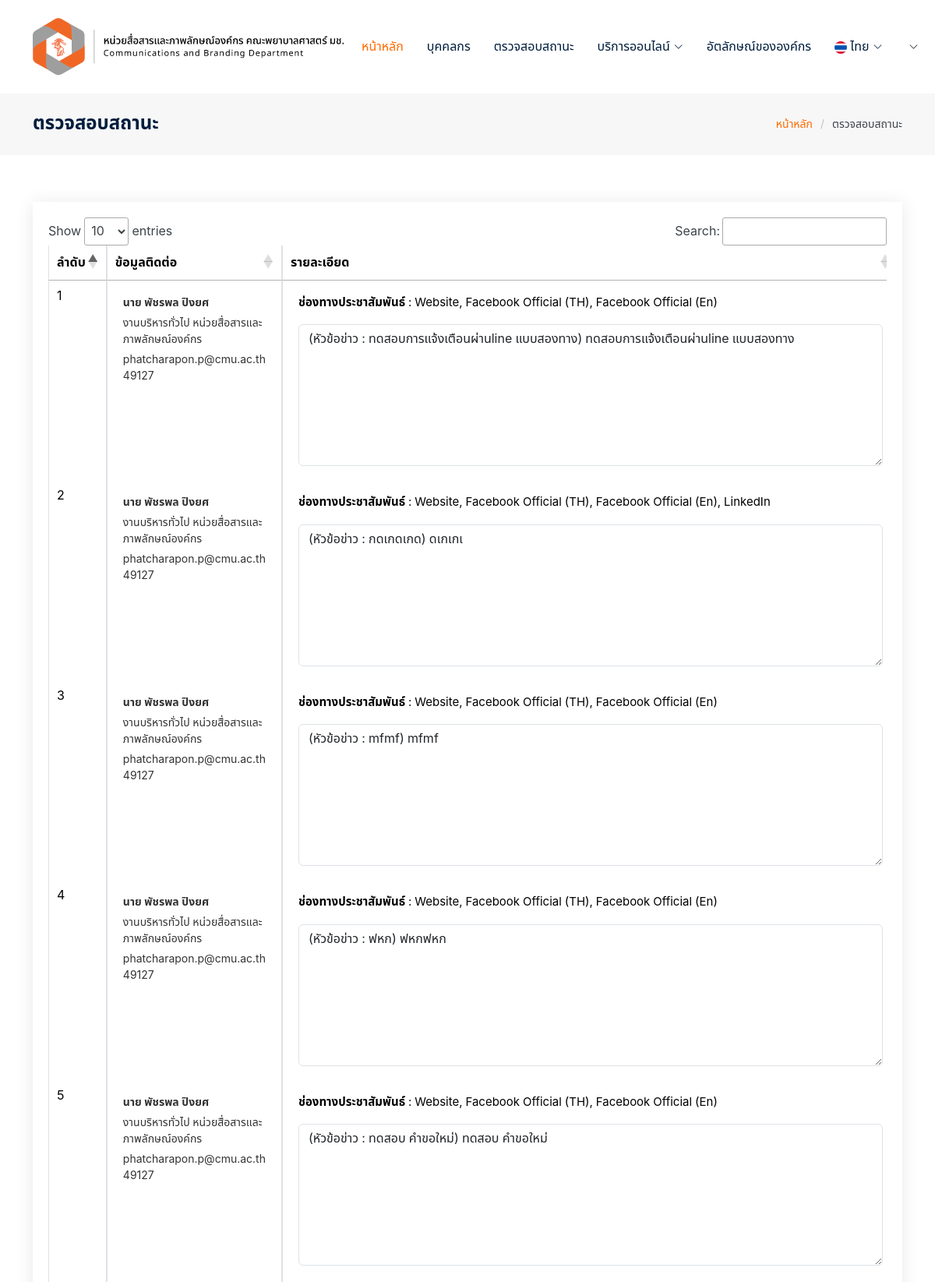
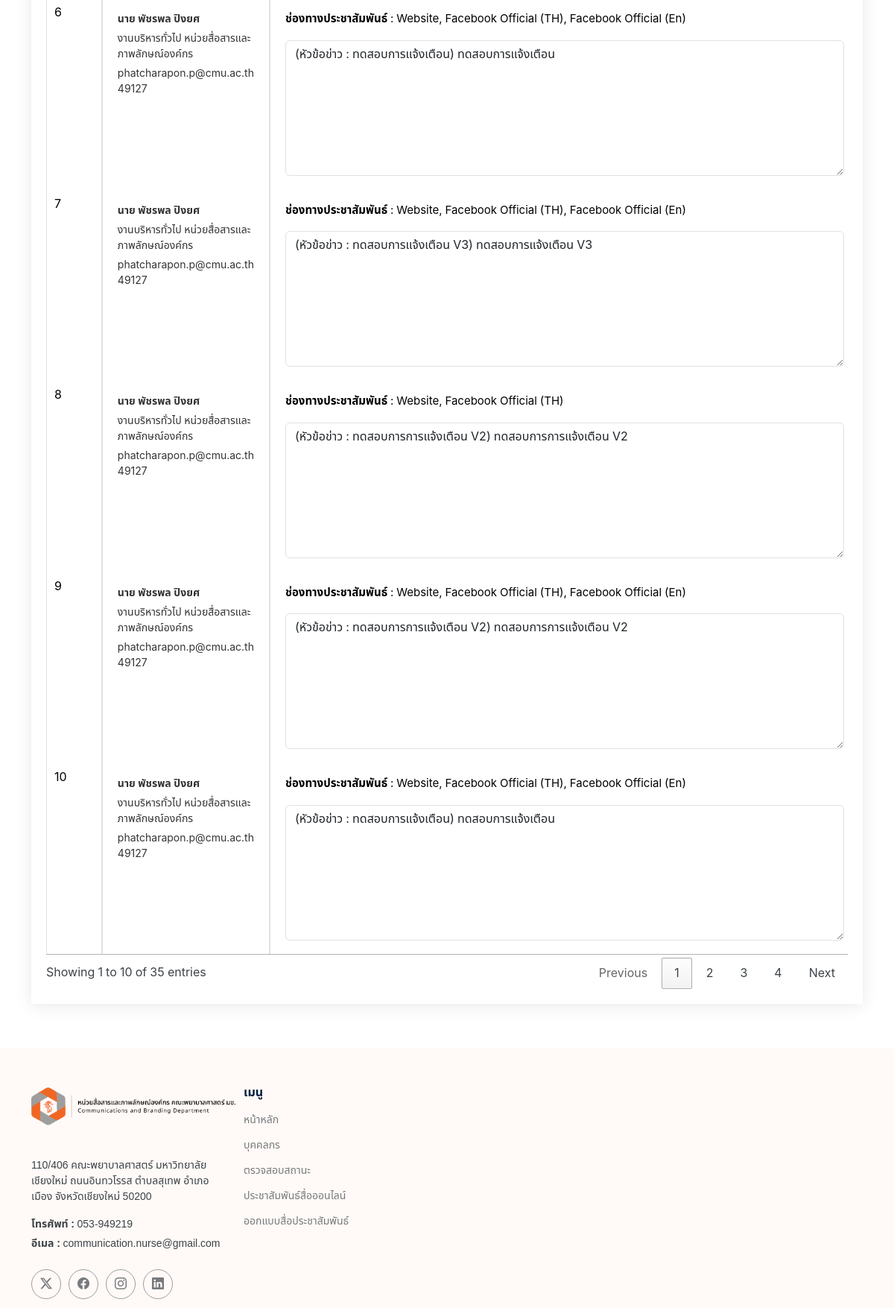
Page /status/index.php (upper part) on the committed database (2 pictures, top to bottom).
### tables this page shows
CREATE TABLE `ccfn_form_s` (
  `id` int(11) NOT NULL,
  `ref` varchar(255) NOT NULL,
  `fullname` varchar(255) NOT NULL,
  `department` varchar(100) DEFAULT NULL,
  `tel` varchar(20) DEFAULT NULL,
  `personnel` varchar(100) DEFAULT NULL,
  `email` varchar(100) NOT NULL,
  `social` text DEFAULT NULL,
  `option` enum('file','url') NOT NULL,
  `title` varchar(255) DEFAULT NULL,
  `details` text DEFAULT NULL,
  `date_a` datetime DEFAULT NULL,
  `communicate` text DEFAULT NULL,
  `file_names` text DEFAULT NULL,
  `upload_url` text DEFAULT NULL,
  `status_user` tinyint(1) DEFAULT 0 COMMENT '1ร้องขอ\r\n2ส่งต่อ\r\n3ส่งแก้ไข\r\n4ส่งมอบ',
  `status_sendline_user` tinyint(1) DEFAULT 0 COMMENT '1 ส่งแจ้งเตือนสำเร็จ',
  `status_admin` text NOT NULL COMMENT 'หมายเหตุแก้ไข',
  `status_sendline_admin` tinyint(1) DEFAULT 0 COMMENT 'ส่งแจ้งเตือนแก้ขไสำเร็จ',
  `status_ss` tinyint(1) DEFAULT 0,
  `status_sendline_ss` tinyint(1) DEFAULT 0 COMMENT 'คำขอใหม่',
  `status_email` tinyint(1) NOT NULL,
  `responsible_1` varchar(255) NOT NULL DEFAULT '0' COMMENT 'มอบหมายคนที่1',
  `responsible_status_1` tinyint(2) NOT NULL DEFAULT 0 COMMENT '1 มอบหมายสำเร็จ',
  `responsible_2` varchar(255) NOT NULL DEFAULT '2' COMMENT 'มอบหมายคนที่2',
  `responsible_3` varchar(255) NOT NULL DEFAULT '3' COMMENT 'มอบหมายคนที่3',
  `ref2` varchar(10) NOT NULL DEFAULT '07' COMMENT 'เลขอ้างอิง',
  `status_user2` tinyint(10) NOT NULL DEFAULT 0 COMMENT 'กำเนินการตามคำร้องขอ',
  `status_user3` tinyint(10) NOT NULL DEFAULT 0 COMMENT 'ส่งกลับเพื่อแก้ไข',
  `status_user4` tinyint(10) NOT NULL DEFAULT 0 COMMENT 'ส่งมอบ',
  `created_at` timestamp NOT NULL DEFAULT current_timestamp()
);

### status/index.php (the view, shortened to what this page needs)
<!DOCTYPE html>
<html lang="en">
<?php include_once('../config/head.php'); ?>
<body class="starter-page-page">
    <?php include_once('../config/header.php'); ?>
    <main class="main">
        <div class="page-title" data-aos="fade">
            <div class="container d-lg-flex justify-content-between align-items-center">
                <h1 class="mb-2 mb-lg-0"><?php echo $lang['check_status'] ?></h1>
                <nav class="breadcrumbs">
                    <ol>
                        <li><a href="../home/index?lang=<?php echo $_SESSION['lang']; ?>"><?php echo $lang['home'] ?></a></li>
                        <li class="current"><?php echo $lang['check_status'] ?></li>
                    </ol>
                </nav>
            </div>
        </div>
        <section id="service-details" class="service-details section">
            <div class="container">
                <div class="row gy-5">
                    <div class="col-lg-12" data-aos="fade-up" data-aos-delay="100">
                        <div class="service-box">
                            <?php
                            require_once '../config/connect.php';
                            $cmu_account = $_SESSION['login_info']['cmuitaccount'];
                            $stmt = $conn->prepare("SELECT * FROM ccfn_form_s WHERE email = :email");
                            $stmt->bindParam(':email', $cmu_account);
                            $stmt->execute();
                            $result = $stmt->fetchAll();
                            $result = array_reverse($result);
                            ?>
                            <div class="table-responsive">
                                <table id="myTable" class="table table-bordered" style="width: 100%;">
                                    <thead>
                                        <tr>
                                            <th><?php echo $lang['data1'] ?></th>
                                            <th><?php echo $lang['data2'] ?></th>
                                            <th><?php echo $lang['data3'] ?></th>
                                        </tr>
                                    </thead>
                                    <tbody>
                                        <?php
                                        $index = 1;
                                        foreach ($result as $t1) { ?>
                                            <tr>
                                                <td><?php echo $index++; ?></td>
                                                <td>
                                                    <div class="table-cell-content">
                                                        <div><b><?php echo $t1['fullname']; ?></b></div>
                                                        <div><?php echo $t1['department']; ?></div>
                                                        <div><?php echo $t1['email']; ?> <?php echo $t1['tel']; ?></div>
                                                    </div>
                                                </td>
                                                <td>
                                                    <div class="table-cell-content">
                                                        <p><b><?php echo $lang['social']; ?></b> : <?php echo $t1['social']; ?></p>
                                                        <textarea class="form-control" style="width: 750px;" rows="7" readonly>(<?php echo $lang['title']; ?> : <?php echo $t1['title']; ?>) <?php echo $t1['details']; ?></textarea>
                                                    </div>
                                                </td>
                                            </tr>
                                        <?php } ?>
                                    </tbody>
                                </table>
                            </div>
                        </div>
                    </div>
                </div>
            </div>
        </section>
    </main>
    <?php include_once('../config/footer.php'); ?>
</body>
</html>

### config/head.php (shortened to what this page needs)
<head>
  <link href="../assets/vendor/bootstrap/css/bootstrap.min.css" rel="stylesheet">
  <link href="../assets/vendor/bootstrap-icons/bootstrap-icons.css" rel="stylesheet">
  <link href="../assets/vendor/aos/aos.css" rel="stylesheet">
  <link href="../assets/vendor/glightbox/css/glightbox.min.css" rel="stylesheet">
  <link href="../assets/vendor/swiper/swiper-bundle.min.css" rel="stylesheet">
  <link href="../assets/css/main.css" rel="stylesheet">
  <link rel="stylesheet" href="https://cdn.jsdelivr.net/gh/habibmhamadi/multi-select-tag@3.0.1/dist/css/multi-select-tag.css">
  <link rel="stylesheet" href="https://cdn.jsdelivr.net/gh/habibmhamadi/multi-select-tag@3.0.1/dist/css/multi-select-tag.css">
  <link rel="stylesheet" href="https://cdnjs.cloudflare.com/ajax/libs/font-awesome/6.0.0-beta3/css/all.min.css" />
  <link rel="stylesheet" type="text/css" href="https://cdn.datatables.net/1.11.5/css/jquery.dataTables.min.css" />
</head>

### config/header.php (shortened to what this page needs)
<header id="header" class="header d-flex align-items-center fixed-top">
    <div class="container-fluid container-xl position-relative d-flex align-items-center">
        <a href="../home/index?lang=<?php echo $_SESSION['lang']; ?>" class="logo d-flex align-items-center me-auto">
            <img src="../assets/img/logo.png" alt="">
        </a>
        <nav id="navmenu" class="navmenu">
            <ul>
                <li><a href="../home/?lang=<?php echo $_SESSION['lang']; ?>" class="active"><?php echo $lang['home'] ?></a></li>
                <li><a href="../team/?lang=<?php echo $_SESSION['lang']; ?>"><?php echo $lang['team'] ?></a></li>
                <li><a href="../status/?lang=<?php echo $_SESSION['lang']; ?>"><?php echo $lang['check_status'] ?></a></li>
                <li class="dropdown">
                    <a href="../home/index?lang=<?php echo $_SESSION['lang']; ?>"><span><?php echo $lang['services'] ?></span> <i class="bi bi-chevron-down toggle-dropdown"></i></a>
                </li>
                <li><a href="../ci-details/details?lang=<?php echo $_SESSION['lang']; ?>"><?php echo $lang['ci'] ?></a></li>
                <li class="dropdown">
                    <a href=""><span><?php
                                        if ($_SESSION['lang'] == 'th') {
                                            echo '<svg xmlns="http://www.w3.org/2000/svg" width="1em" height="1em" viewBox="0 0 512 512">
                            <mask id="circleFlagsTh0">
                                <circle cx="256" cy="256" r="256" fill="#fff" />
                            </mask>
                            <g mask="url(#circleFlagsTh0)">
                                <path fill="#d80027" d="M0 0h512v89l-79.2 163.7L512 423v89H0v-89l82.7-169.6L0 89z" />
                                <path fill="#eee" d="M0 89h512v78l-42.6 91.2L512 345v78H0v-78l40-92.5L0 167z" />
                                <path fill="#0052b4" d="M0 167h512v178H0z" />
                            </g>
                        </svg> ไทย';
                                        } else {
                                            echo $_SESSION['lang'];
                                        }
                                        ?>
                        </span> <i class="bi bi-chevron-down toggle-dropdown"></i></a>
                </li>
                <li class="dropdown">
                    <a href="javascript:void(0);" class="d-flex align-items-center text-decoration-none text-dark">
                        <i class="bi bi-chevron-down toggle-dropdown ms-1"></i>
                    </a>
                </li>
            </ul>
        </nav>
    </div>
</header>

### config/footer.php (shortened to what this page needs)
<footer id="footer" class="footer position-relative">
    <div class="container footer-top">
        <div class="row gy-4">
            <div class="col-lg-3 col-md-6 footer-about">
                <a href="../home/index" class="logo d-flex align-items-center me-auto">
                    <img src="../assets/img/logo.png" alt="">
                </a>
                <div class="footer-contact pt-3">
                    <p><?php echo $lang['address'] ?></p>
                    <p class="mt-3"><strong><?php echo $lang['phone'] ?> : </strong> <span>053-949219</span></p>
                    <p><strong><?php echo $lang['email'] ?> :</strong> <span>communication.nurse@gmail.com</span></p>
                </div>
                <div class="social-links d-flex mt-4">
                    <a href="https://twitter.com/nursecmu"><i class="bi bi-twitter-x"></i></a>
                    <a href="https://www.facebook.com/nursecmu"><i class="bi bi-facebook"></i></a>
                    <a href=""><i class="bi bi-instagram"></i></a>
                    <a href="https://www.linkedin.com/company/facultyofnursingchiangmaiuniversity"><i class="bi bi-linkedin"></i></a>
                </div>
            </div>
            <div class="col-lg-2 col-md-3 footer-links">
                <h4><?php echo $lang['menu'] ?></h4>
                <ul>
                    <li><a href="../home/?lang=<?php echo $_SESSION['lang']; ?>" class="active"><?php echo $lang['home'] ?></a></li>
                    <li><a href="../team/?lang=<?php echo $_SESSION['lang']; ?>"><?php echo $lang['team'] ?></a></li>
                    <li><a href="../status/?lang=<?php echo $_SESSION['lang']; ?>"><?php echo $lang['check_status'] ?></a></li>
                    <li><a href="../service/ccfn-form-online-social?lang=<?php echo $_SESSION['lang']; ?>"><?php echo $lang['about1'] ?></a></li>
                    <li><a href="../service/ccfn-form-online-production?lang=<?php echo $_SESSION['lang']; ?>"><?php echo $lang['about2'] ?></a></li>
            </div>
        </div>
    </div>
</footer>

### rows in the picture
ccfn_form_s: fullname "นาย พัชรพล ปิงยศ", department "งานบริหารทั่วไป หน่วยสื่อสารและภาพลักษณ์องค์กร", email "phatcharapon.p@cmu.ac.th", tel "49127", social "Website, Facebook Official (TH), Facebook Official (En)", title+details "(หัวข้อข่าว : ทดสอบการแจ้งเตือนผ่านline แบบสองทาง) ทดสอบการแจ้งเตือนผ่านline แบบสองทาง"
ccfn_form_s: fullname "นาย พัชรพล ปิงยศ", department "งานบริหารทั่วไป หน่วยสื่อสารและภาพลักษณ์องค์กร", email "phatcharapon.p@cmu.ac.th", tel "49127", social "Website, Facebook Official (TH), Facebook Official (En), LinkedIn", title+details "(หัวข้อข่าว : กดเกดเกด) ดเกเกเ"
ccfn_form_s: fullname "นาย พัชรพล ปิงยศ", department "งานบริหารทั่วไป หน่วยสื่อสารและภาพลักษณ์องค์กร", email "phatcharapon.p@cmu.ac.th", tel "49127", social "Website, Facebook Official (TH), Facebook Official (En)", title+details "(หัวข้อข่าว : mfmf) mfmf"
ccfn_form_s: fullname "นาย พัชรพล ปิงยศ", department "งานบริหารทั่วไป หน่วยสื่อสารและภาพลักษณ์องค์กร", email "phatcharapon.p@cmu.ac.th", tel "49127", social "Website, Facebook Official (TH), Facebook Official (En)", title+details "(หัวข้อข่าว : ฟหก) ฟหกฟหก"
ccfn_form_s: fullname "นาย พัชรพล ปิงยศ", department "งานบริหารทั่วไป หน่วยสื่อสารและภาพลักษณ์องค์กร", email "phatcharapon.p@cmu.ac.th", tel "49127", social "Website, Facebook Official (TH), Facebook Official (En)", title+details "(หัวข้อข่าว : ทดสอบ คำขอใหม่) ทดสอบ คำขอใหม่"
ccfn_form_s: fullname "นาย พัชรพล ปิงยศ", department "งานบริหารทั่วไป หน่วยสื่อสารและภาพลักษณ์องค์กร", email "phatcharapon.p@cmu.ac.th", tel "49127", social "Website, Facebook Official (TH), Facebook Official (En)", title+details "(หัวข้อข่าว : ทดสอบการแจ้งเตือน) ทดสอบการแจ้งเตือน"
ccfn_form_s: fullname "นาย พัชรพล ปิงยศ", department "งานบริหารทั่วไป หน่วยสื่อสารและภาพลักษณ์องค์กร", email "phatcharapon.p@cmu.ac.th", tel "49127", social "Website, Facebook Official (TH), Facebook Official (En)", title+details "(หัวข้อข่าว : ทดสอบการแจ้งเตือน V3) ทดสอบการแจ้งเตือน V3"
ccfn_form_s: fullname "นาย พัชรพล ปิงยศ", department "งานบริหารทั่วไป หน่วยสื่อสารและภาพลักษณ์องค์กร", email "phatcharapon.p@cmu.ac.th", tel "49127", social "Website, Facebook Official (TH)", title+details "(หัวข้อข่าว : ทดสอบการการแจ้งเตือน V2) ทดสอบการการแจ้งเตือน V2"
ccfn_form_s: fullname "นาย พัชรพล ปิงยศ", department "งานบริหารทั่วไป หน่วยสื่อสารและภาพลักษณ์องค์กร", email "phatcharapon.p@cmu.ac.th", tel "49127", social "Website, Facebook Official (TH), Facebook Official (En)", title+details "(หัวข้อข่าว : ทดสอบการการแจ้งเตือน V2) ทดสอบการการแจ้งเตือน V2"
ccfn_form_s: fullname "นาย พัชรพล ปิงยศ", department "งานบริหารทั่วไป หน่วยสื่อสารและภาพลักษณ์องค์กร", email "phatcharapon.p@cmu.ac.th", tel "49127", social "Website, Facebook Official (TH), Facebook Official (En)", title+details "(หัวข้อข่าว : ทดสอบการแจ้งเตือน) ทดสอบการแจ้งเตือน"

### other values in the picture
$lang['home'] "หน้าหลัก"
$lang['team'] "บุคคลกร"
$lang['check_status'] "ตรวจสอบสถานะ"
$lang['services'] "บริการออนไลน์"
$lang['ci'] "อัตลักษณ์ขององค์กร"
$lang['data1'] "ลำดับ"
$lang['data2'] "ข้อมูลติดต่อ"
$lang['data3'] "รายละเอียด"
$lang['address'] "110/406 คณะพยาบาลศาสตร์ มหาวิทยาลัยเชียงใหม่ ถนนอินทวโรรส ตำบลสุเทพ อำเภอเมือง จังหวัดเชียงใหม่ 50200"
$lang['phone'] "โทรศัพท์"
$lang['email'] "อีเมล"
$lang['menu'] "เมนู"
$lang['about1'] "ประชาสัมพันธ์สื่อออนไลน์"
$lang['about2'] "ออกแบบสื่อประชาสัมพันธ์"
